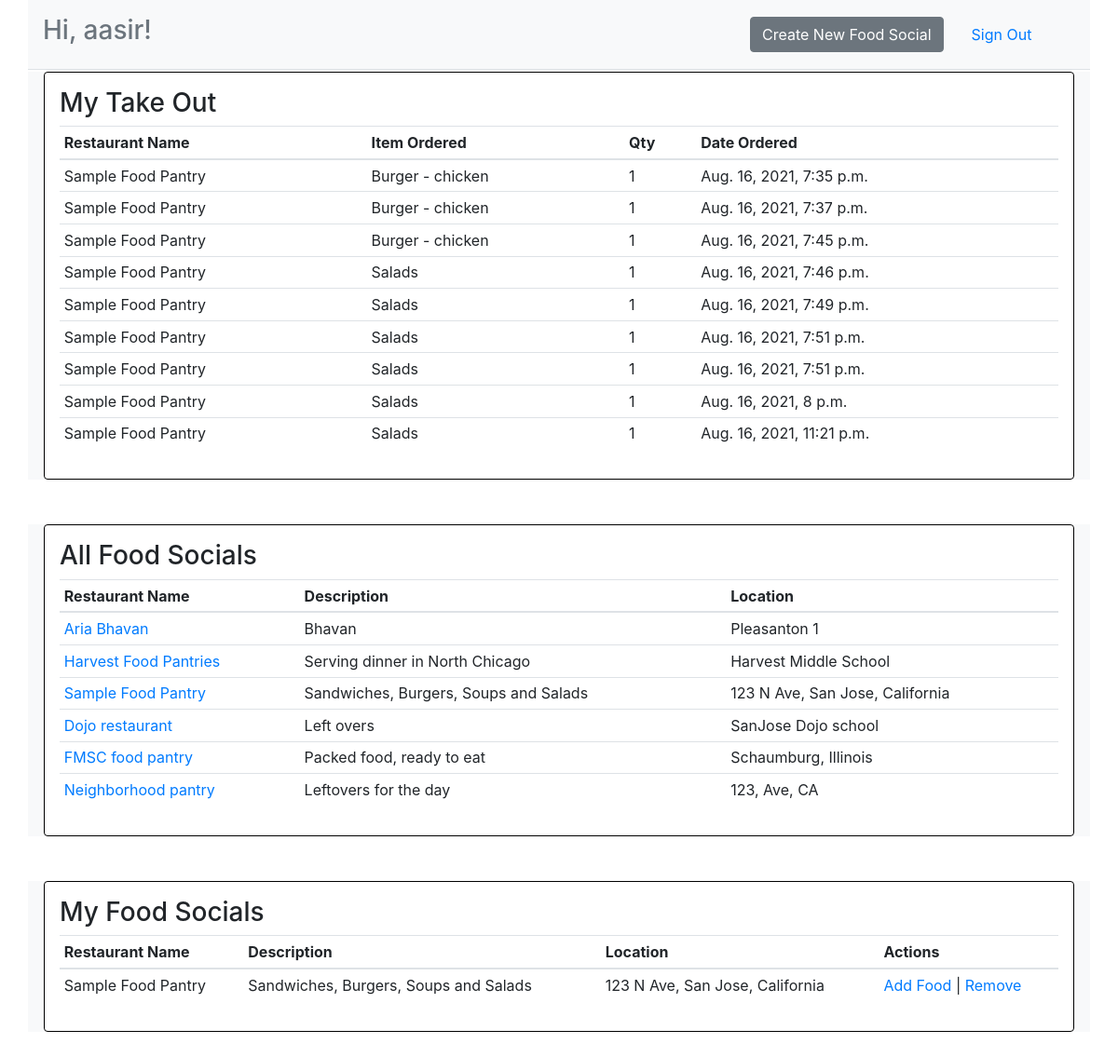
Screenshot of /dashboard (signed in) with the database file from the repository.
### foodmatchapp/models.py (models this page shows)
class User(models.Model):
    first_name = models.CharField(max_length=45)
    last_name = models.CharField(max_length=45)
    email = models.EmailField(unique=True)
    password = models.CharField(max_length=255)
    created_at = models.DateTimeField(auto_now_add=True)
    updated_at = models.DateTimeField(auto_now=True)
    objects = UserManager()

class Order(models.Model):
    customer_qty = models.IntegerField()
    user_order = models.ForeignKey(User, related_name = "user_orders", on_delete = models.CASCADE)
    item_order = models.ForeignKey(Item, related_name = "items_ordered", on_delete = models.CASCADE)
    created_at = models.DateTimeField(auto_now_add=True)

class Item(models.Model):
    item = models.TextField()
    quantity = models.IntegerField()
    restaurant = models.ForeignKey(Restaurant, related_name = "item_created", on_delete=models.CASCADE)
    created_at = models.DateTimeField(auto_now_add=True)
    updated_at = models.DateTimeField(auto_now=True)

class Restaurant(models.Model):
    name = models.TextField()
    description = models.TextField()
    location = models.TextField()
    owner = models.ForeignKey(User, related_name="restaurant_created", on_delete=models.CASCADE)
    created_at = models.DateTimeField(auto_now_add=True)
    updated_at = models.DateTimeField(auto_now=True)

### foodmatchapp/views.py (the view)
# urls.py: path('dashboard', views.dashboard),
def dashboard(request):
    if 'user_id' not in request.session:
        return redirect('/')
    for order in Order.objects.filter(user_order=User.objects.get(id=request.session['user_id'])):
        print (order)
    context = {
        'current_user' : User.objects.get(id=request.session['user_id']),
        'all_restaurants' : Restaurant.objects.all(),
        'my_restaurants' : Restaurant.objects.filter(owner=User.objects.get(id=request.session['user_id'])),
        'my_orders' : Order.objects.filter(user_order=User.objects.get(id=request.session['user_id'])),
    }
    return render(request,"dashboard.html", context)

### foodmatchapp/templates/dashboard.html (shortened to what this page needs)
<!DOCTYPE html>
<html lang="en">
<head>
    {% load static %}
    <link rel="stylesheet" href="{% static 'style_dash.css' %}">
    <link rel="stylesheet" href="https://maxcdn.bootstrapcdn.com/bootstrap/4.0.0/css/bootstrap.min.css">
</head>
<body>
    <div class ="container bg-light text-muted border-bottom">
        <div class ="row align-items-center">
            <div class ="col-8 p-3">
                <h3>Hi, {{ current_user.first_name }}!</h3>
            </div>
            <div class ="col">
                <a href="/restaurant/new"> <input class="btn btn-secondary" type="button" value="Create New Food Social"></a>
            </div>
            <div class= "col">
                <a href="/logout">Sign Out</a>
            </div>
        </div>
    </div>
    <div class="container bg-light">
        <div class="middle shadow-lg p-3 mb-5 bg-white rounded">
            <h3 >My Take Out</h3>
            <table class="table table-sm">
                <thead>
                    <tr>
                        <th>Restaurant Name</th>
                        <th>Item Ordered</th>
                        <th>Qty</th>
                        <th>Date Ordered</th>
                    </tr>
                </thead>
                <tbody>
                    {% for one_order in my_orders %}
                    <tr>
                        <td>{{ one_order.item_order.restaurant.name }}</td>
                        <td>{{ one_order.item_order.item }}</td>
                        <td>{{ one_order.customer_qty }}</td>
                        <td>{{ one_order.created_at }}</td>
                    </tr>
                    {%endfor%}
                </tbody>
            </table>
        </div>
    </div>
    <div class="container bg-light">
        <div class="middle shadow-lg p-3 mb-5 bg-white rounded">
            <h3>All Food Socials</h3>
            <table class ="table table-sm">
                <thead>
                    <tr>
                        <th>Restaurant Name</th>
                        <th>Description</th>
                        <th>Location</th>
                    </tr>
                </thead>
                <tbody>
                    {% for one_restaurant in all_restaurants %}
                    <tr>
                        <td><a href="/restaurant/menu/{{ one_restaurant.id }}">{{ one_restaurant.name }}</a></td>
                        <td>{{ one_restaurant.description }}</td>
                        <td>{{ one_restaurant.location }}</td>
                    </tr>
                    {% endfor %}
                </tbody>
            </table>
        </div>
    </div>
    <div class="container bg-light">
        <div class="middle shadow-lg p-3 mb-5 bg-white rounded">
            <h3>My Food Socials</h3>
            <table class="table table-sm">
                <thead>
                    <tr>
                        <th>Restaurant Name</th>
                        <th>Description</th>
                        <th>Location</th>
                        <th>Actions</th>
                    </tr>
                </thead>
                <tbody>
                    {% for one_restaurant in my_restaurants %}
                    <tr>
                        <td>{{ one_restaurant.name }}</td>
                        <td>{{ one_restaurant.description }}</td>
                        <td>{{ one_restaurant.location }}</td>
                        <td>
                            <a href="/item/new/{{one_restaurant.id}}">Add Food </a>|
                            <a href="/restaurant/remove/{{one_restaurant.id}}"> Remove </a>
                        </td>
                    </tr>
                    {% endfor %}
                </tbody>
            </table>
        </div>
    </div>
</body>
</html>

### foodmatchapp/static/style_dash.css (style rules this page uses)
.middle { margin: 2px; padding: 2px; border: solid 1px black; }

### rows the page displays
User: first_name "aasir"
Order: item_order.restaurant.name "Sample Food Pantry", item_order.item "Burger - chicken", customer_qty "1", created_at "Aug. 16, 2021, 7:35 p.m."
Order: item_order.restaurant.name "Sample Food Pantry", item_order.item "Burger - chicken", customer_qty "1", created_at "Aug. 16, 2021, 7:37 p.m."
Order: item_order.restaurant.name "Sample Food Pantry", item_order.item "Burger - chicken", customer_qty "1", created_at "Aug. 16, 2021, 7:45 p.m."
Order: item_order.restaurant.name "Sample Food Pantry", item_order.item "Salads", customer_qty "1", created_at "Aug. 16, 2021, 7:46 p.m."
Order: item_order.restaurant.name "Sample Food Pantry", item_order.item "Salads", customer_qty "1", created_at "Aug. 16, 2021, 7:49 p.m."
Order: item_order.restaurant.name "Sample Food Pantry", item_order.item "Salads", customer_qty "1", created_at "Aug. 16, 2021, 7:51 p.m."
Order: item_order.restaurant.name "Sample Food Pantry", item_order.item "Salads", customer_qty "1", created_at "Aug. 16, 2021, 7:51 p.m."
Order: item_order.restaurant.name "Sample Food Pantry", item_order.item "Salads", customer_qty "1", created_at "Aug. 16, 2021, 8 p.m."
Order: item_order.restaurant.name "Sample Food Pantry", item_order.item "Salads", customer_qty "1", created_at "Aug. 16, 2021, 11:21 p.m."
Restaurant: name "Aria Bhavan", description "Bhavan", location "Pleasanton 1"
Restaurant: name "Harvest Food Pantries", description "Serving dinner in North Chicago", location "Harvest Middle School"
Restaurant: name "Sample Food Pantry", description "Sandwiches, Burgers, Soups and Salads", location "123 N Ave, San Jose, California"
Restaurant: name "Dojo restaurant", description "Left overs", location "SanJose Dojo school"
Restaurant: name "FMSC food pantry", description "Packed food, ready to eat", location "Schaumburg, Illinois"
Restaurant: name "Neighborhood pantry", description "Leftovers for the day", location "123, Ave, CA"
